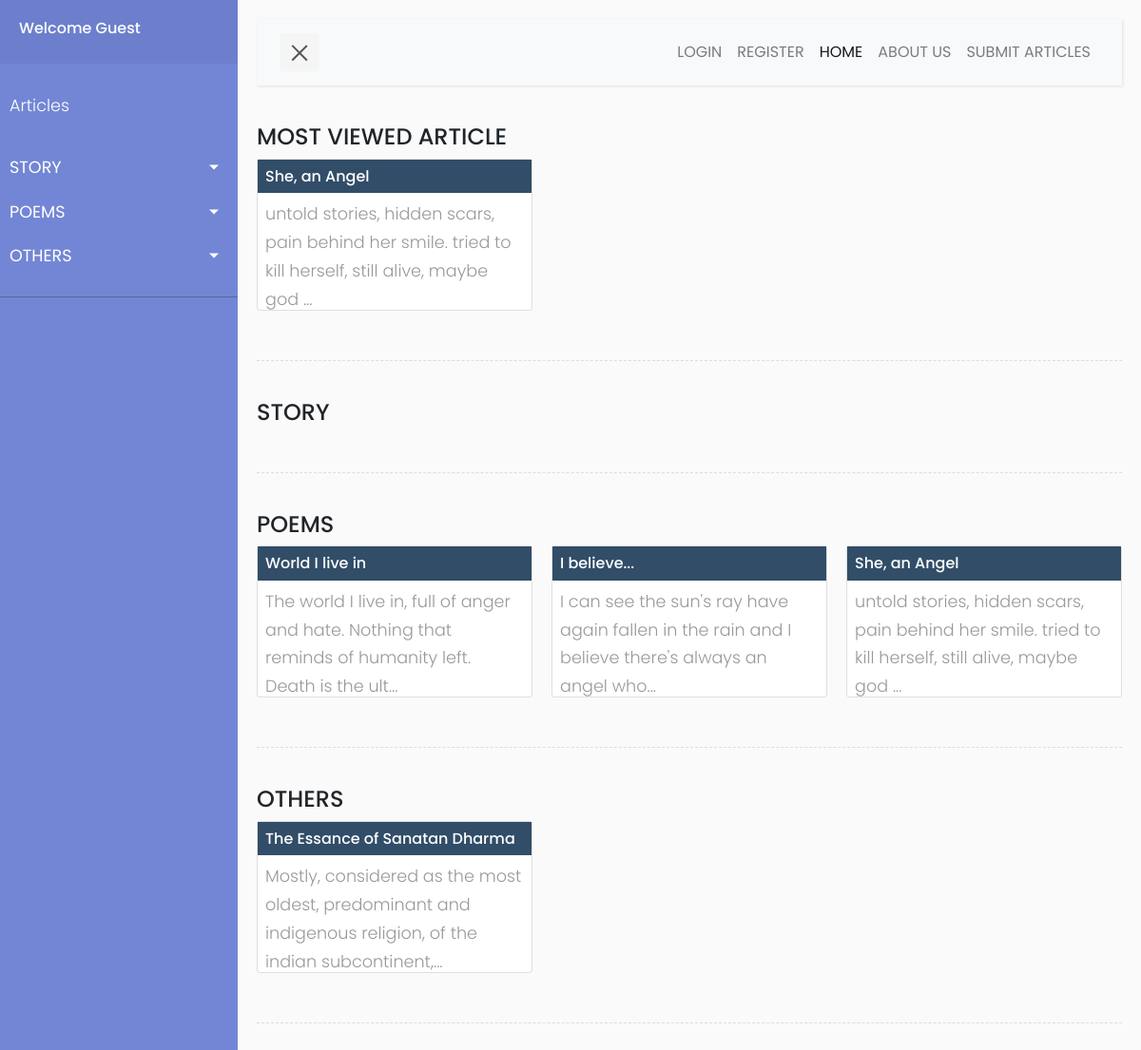
The page / on the database its author committed.
### tables this page shows
CREATE TABLE `article` (
  `article_id` int(11) NOT NULL,
  `title` varchar(50) DEFAULT NULL,
  `category` varchar(20) DEFAULT NULL,
  `content` varchar(10000) DEFAULT NULL,
  `posted_on` datetime NOT NULL DEFAULT CURRENT_TIMESTAMP,
  `last_updated` datetime NOT NULL DEFAULT CURRENT_TIMESTAMP ON UPDATE CURRENT_TIMESTAMP,
  `approved_by` varchar(20) DEFAULT NULL,
  `posted_by` varchar(20) DEFAULT NULL,
  `views` int(11) DEFAULT NULL,
  `approved` tinyint(1) DEFAULT NULL,
  `name` varchar(30) DEFAULT NULL,
  `login_type` varchar(20) DEFAULT NULL
);

### index.php (the view, shortened to what this page needs)
<?php
    include './sidebar/sidebar.php';
?>
            <h4> MOST VIEWED ARTICLE </h4>
            <div class="card-columns">
                <?php
                    $mostviewed = "SELECT * FROM article ORDER BY views DESC LIMIT 1";
                    $result = $conn->query($mostviewed);
                    $row = $result->fetch_assoc();
                    $article_id = $row['article_id'];
                    $category = $row['category'];
                    $substring = substr($row['content'],0,103);
                ?>
                <div class="card" style="height: 10em;">
                        <?php
                            echo "<a href='./$category.php?article_id=$article_id'>";
                        ?>
                        <h6 class="card-title m-0 p-2 title"><?php echo strip_tags($row['title']); ?></h6>
                            <div class="card-body p-2">
                                <p class="card-text"><?php echo strip_tags($substring) ."..."; ?></p>
                            </div>
                <?php
                   echo "</a>";
                ?>
                </div>
            </div>
            <div class="line"></div>
            <h4>STORY</h4>
            <div class="line"></div>
            <h4>POEMS</h4>
            <div class="card-columns">
            <?php
                $sql = "SELECT * FROM article WHERE CATEGORY='poem' AND approved=1 ORDER BY article_id DESC LIMIT 3";
                $result = $conn->query($sql);
                if($result->num_rows>0) {
                    while($row = $result->fetch_assoc()) {
                    $substring = substr($row['content'],0,103);
                    $article_id = $row['article_id'];
            ?>
            <div class="card" style="height: 10em;">
            <?php
                echo "<a href='./poem.php?article_id=$article_id'>";
            ?>
                <h6 class="card-title  m-0 p-2 title"><?php echo strip_tags($row['title']); ?></h6>
                <div class="card-body p-2">
                  <p class="card-text"><?php echo strip_tags($substring) ."..."; ?></p>
                </div>
            <?php
                echo "</a>"
            ?>
              </div>
            <?php
                    }
                }
            ?>
            </div>
            <div class="line"></div>
            <h4>OTHERS</h4>
            <div class="card-columns">
            <?php
                $sql = "SELECT * FROM article WHERE CATEGORY='others' AND approved=1 ORDER BY article_id DESC LIMIT 3";
                $result = $conn->query($sql);
                if($result->num_rows>0) {
                    while($row = $result->fetch_assoc()) {
                    $substring = substr($row['content'],0,103);
                    $article_id = $row['article_id'];
            ?>
              <div class="card" style="height: 10em;">
            <?php
                echo "<a href='./others.php?article_id=$article_id'>";
            ?>
                <h6 class="card-title m-0 p-2 title"><?php echo strip_tags($row['title']); ?></h6>
                <div class="card-body p-2">
                  <p class="card-text"><?php echo strip_tags($substring) ."..."; ?></p>
                </div>
            <?php
                echo "</a>"
            ?>
              </div>
            <?php
                    }
                }
            ?>
            </div>
            <div class="line"></div>
        </div>
    </div>
</body>
</html>

### sidebar/sidebar.php (shortened to what this page needs)
<?php
    include './connection/connection.php';
?>
<!DOCTYPE html>
<html>
<head>
    <link rel="stylesheet" href="https://stackpath.bootstrapcdn.com/bootstrap/4.1.0/css/bootstrap.min.css">
    <link rel="stylesheet" href="./style/sidebar.css">
    <link rel="stylesheet" href="./style/style.css">
</head>
<body>
    <div class="wrapper">
        <nav id="sidebar">
            <div class="sidebar-header">
                <?php
                    if(isset($_SESSION['loggedin'])){
                        $loginType = $_SESSION['loginType'];
                        $username = $_SESSION['loggedin'];
                        $sql = "SELECT * FROM $loginType WHERE username = '$username'";
                        $result = $conn->query($sql);
                        $row = $result->fetch_assoc();
                        if(isset($row['approved'])) {
                            if($row['approved'] == 1) {
                                if($loginType == 'teacher' || $loginType == 'admin') {
                                    echo  "<h6> Welcome " .strip_tags($username) ."<i class='material-icons' style='font-size: 15px;'>verified_user</i> </h6>";
                                } else {
                                    echo "<h6> Welcome " .strip_tags($username) ."<a href='#'>|<b>A</b>|</a></h6>";
                                }
                            } else if($row['approved'] == 0) {
                                echo "<h6'>Welcome " .strip_tags($username) ." </h6> " ."<a href='#'>|<b>UA</b>|</a>";
                            }
                        }
                    } else {
                        echo "<h6>Welcome Guest  </h6>";
                    }
                ?>
            </div>
            <ul class="list-unstyled components">
                <p>Articles</p>
                <li class="">
                    <a href="#homeSubmenu" data-toggle="collapse" aria-expanded="false" class="dropdown-toggle">STORY</a>
                </li>
                <li>
                    <a href="#pageSubmenu" data-toggle="collapse" aria-expanded="false" class="dropdown-toggle">POEMS</a>
                </li>
                <li>
                    <a href="#pageOtherSubmenu" data-toggle="collapse" aria-expanded="false" class="dropdown-toggle">OTHERS</a>
                </li>
            </ul>
        </nav>
        <div id="content">
            <nav class="navbar navbar-expand-lg navbar-light bg-light">
                <div class="container-fluid">
                    <button type="button" id="sidebarCollapse" class="navbar-btn">
                        <span></span>
                    </button>
                    <div class="collapse navbar-collapse" id="navbarSupportedContent">
                        <ul class="nav navbar-nav ml-auto">
                            <?php
                                if(isset($_SESSION['loggedin'])) {
                                    echo '<li class="nav-item">
                                            <a class="nav-link" href="logout.php">LOGOUT</a>
                                    </li>';
                                } else {
                            ?>
                            <li class="nav-item dropdown">
                                <a class="nav-link dropdown" data-toggle="dropdown" href="#" role="button">LOGIN
                                <span class="caret"></span></a>
                            </li>
                            <li class="nav-item dropdown">
                                <a class="nav-link dropdown" data-toggle="dropdown" href="#" role="button">REGISTER
                                <span class="caret"></span></a>
                            </li>
                            <?php
                                }
                            ?>
                            <li class="nav-item active">
                                <a class="nav-link" href="../index.php">HOME</a>
                            </li>
                            <li class="nav-item">
                                <a class="nav-link" href="../about-us.php">ABOUT US</a>
                            </li>
                            <li class="nav-item">
                                <a class="nav-link" href="./update-article/index.php">SUBMIT ARTICLES</a>
                            </li>
                        </ul>
                    </div>
                </div>
            </nav>

### style/sidebar.css (style rules this page uses)
body { font-family: 'Poppins', sans-serif; background: #fafafa; }
p { font-family: 'Poppins', sans-serif; font-size: 1.1em; font-weight: 300; line-height: 1.7em; color: #999; }
a, a:hover, a:focus { color: inherit; text-decoration: none; transition: all 0.3s; }
.navbar { padding: 15px 10px; background: #fff; border: none; border-radius: 0; margin-bottom: 40px; box-shadow: 1px 1px 3px rgba(0, 0, 0, 0.1); }
.navbar-btn { box-shadow: none; outline: none !important; border: none; }
.line { width: 100%; height: 1px; border-bottom: 1px dashed #ddd; margin: 40px 0; }
.wrapper { display: flex; width: 100%; align-items: stretch; perspective: 1500px; }
#sidebar { min-width: 250px; max-width: 250px; background: #7386D5; color: #fff; transition: all 0.6s cubic-bezier(0.945, 0.020, 0.270, 0.665); transform-origin: bottom left; }
#sidebar .sidebar-header { padding: 20px; background: #6d7fcc; }
#sidebar ul.components { padding: 20px 0; border-bottom: 1px solid #47748b; }
#sidebar ul p { color: #fff; padding: 10px; }
#sidebar ul li a { padding: 10px; font-size: 1.1em; display: block; }
a[data-toggle="collapse"] { position: relative; }
.dropdown-toggle::after { display: block; position: absolute; top: 50%; right: 20px; transform: translateY(-50%); }
#content { width: 100%; padding: 20px; min-height: 100vh; transition: all 0.3s; }
#sidebarCollapse { width: 40px; height: 40px; background: #f5f5f5; cursor: pointer; }
#sidebarCollapse span { width: 80%; height: 2px; margin: 0 auto; display: block; background: #555; transition: all 0.8s cubic-bezier(0.810, -0.330, 0.345, 1.375); transition-delay: 0.2s; }
#sidebarCollapse span:last-of-type { transform: rotate(-45deg) translate(1px, -1px); }

### style/style.css (style rules this page uses)
.title { background-color: #314D68; color: #fff; }

### rows shown on the page
article: title "She, an Angel", content "untold stories, hidden scars, pain behind her smile. tried to kill herself, still alive, maybe god"
article: title "World I live in", content "The world I live in, full of anger and hate. Nothing that reminds of humanity left. Death is the ult"
article: title "I believe...", content "I can see the sun's ray have again fallen in the rain and I believe there's always an angel who"
article: title "The Essance of Sanatan Dharma", content "Mostly, considered as the most oldest, predominant and indigenous religion, of the indian subcontinent,"
